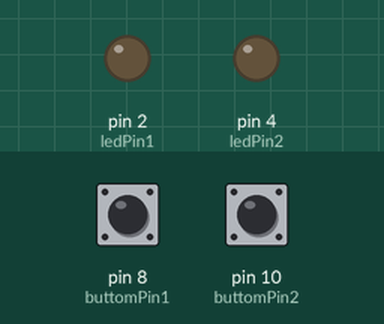
This sketch was run on a simulated Arduino Uno, built with avr-gcc and run on an emulated ATmega328P. On the bench: output pins drawn as LEDs (lit = HIGH). Dashed ring = blinking. Inputs (shaded band) come from the test bench; at power-on: pin 8 (buttomPin1) HIGH, pin 10 (buttomPin2) HIGH.

Above: at 1.2 s.
1.3 s: pin 8 (buttomPin1) pulled LOW for 1 s
At 1.75 s:
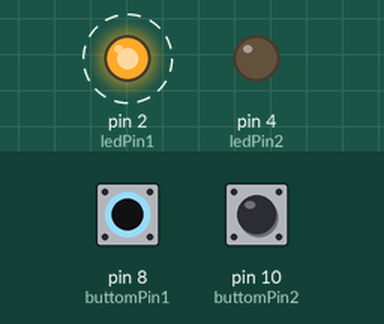
4.0 s: pin 10 (buttomPin2) pulled LOW for 3.2 s
At 7.9 s:
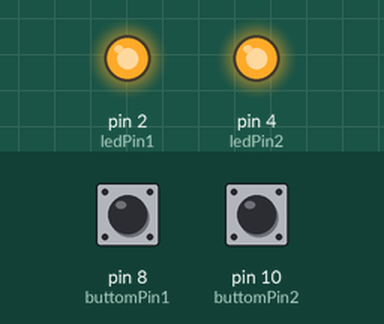
8.7 s: pin 8 (buttomPin1) pulled LOW for 0.15 s
At 10.2 s:
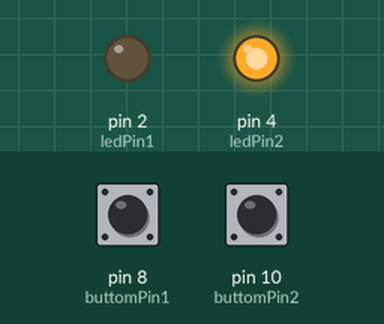
10.5 s: pin 8 (buttomPin1) pulled LOW for 3.2 s
At 10.95 s:
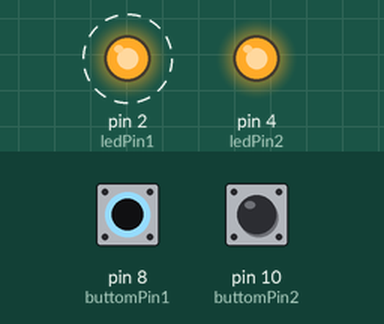
15.2 s: pin 10 (buttomPin2) pulled LOW for 0.15 s
At 16.5 s:
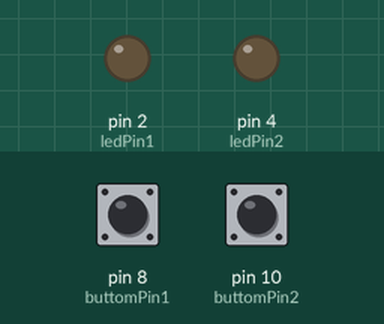
Timing chart, 0 to 18.0 s (numbered marks = the images above; inputs shaded):
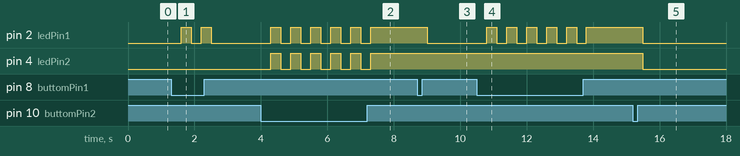

The sketch:

V9.ino
```cpp
/*
int ledPin = 12;
int speakPin = 2;
int buttomPin = 8;
int buttomValue = 1;
int value  = 0;

void setup(){
  Serial.begin(9600);  // Thiet lap kenh truyen
  pinMode(ledPin, OUTPUT);
  pinMode(buttomPin, INPUT);
  pinMode(speakPin, OUTPUT);
}

void loop(){
  buttomValue = digitalRead(buttomPin);
  Serial.println(buttomValue);
  if(buttomValue == 0){
    delay(300);
    if(buttomValue == 0){
      value = !value;
      if(value == 1){
        digitalWrite(ledPin, HIGH);
        digitalWrite(speakPin, HIGH);
        delay(300);
        digitalWrite(speakPin, LOW);
//        delay()
      }
      else if(value == 0){
        digitalWrite(ledPin, LOW);
      }
    }
  }
}
*/
int ledPin1 = 2;   // KHAI BAO CHAN TIN HIEU OUT
int ledPin2 = 4;

int buttomPin1 = 8;  // kHAI BAO CHAN NHAN TIN HIEU DIEN VAO
int buttomPin2 = 10;
int buttomValue1 = 1;
int buttomValue2 = 1;
int value  = 0;
int phu = 0;

void setup(){
  Serial.begin(9600);  // Thiet lap kenh truyen
  pinMode(ledPin1, OUTPUT);
  pinMode(buttomPin1, INPUT);
  pinMode(ledPin2, OUTPUT);
  pinMode(buttomPin2, INPUT);
}

void loop(){
  buttomValue1 = digitalRead(buttomPin1);
  buttomValue2 = digitalRead(buttomPin2);
  if(buttomValue1 == 0){
    delay(300);
    if(buttomValue1 == 0){
      value = !value;
      if(value == 1){
        digitalWrite(ledPin1, HIGH);
      }
      else if(value == 0){
        digitalWrite(ledPin1, LOW);
      }
    }
  }

  else if(buttomValue2 == 0){
    delay(300);
    if(buttomValue2 == 0){
      value = !value;
      if(value == 1){
        digitalWrite(ledPin1, HIGH);
        digitalWrite(ledPin2, HIGH);
      }
      else if(value == 0){
        digitalWrite(ledPin1, LOW);
        digitalWrite(ledPin2, LOW);
      }
    }
  }


}
```

Measured:
- after the input at 1.3 s, pin 2 (ledPin1): alternates HIGH for 0.30 s and LOW for 0.30 s, 4 changes in all, then stays LOW, starting after 0.30 s
- after the input at 4.0 s, pin 2 (ledPin1), pin 4 (ledPin2): alternates HIGH for 0.30 s and LOW for 0.30 s, 11 changes in all, then stays HIGH, starting after 0.30 s
- after the input at 8.7 s, pin 2 (ledPin1): HIGH → LOW after 0.30 s
- after the input at 10.5 s, pin 2 (ledPin1): alternates HIGH for 0.30 s and LOW for 0.30 s, 11 changes in all, then stays HIGH, starting after 0.30 s
- after the input at 15.2 s, pin 2 (ledPin1), pin 4 (ledPin2): HIGH → LOW after 0.30 s
